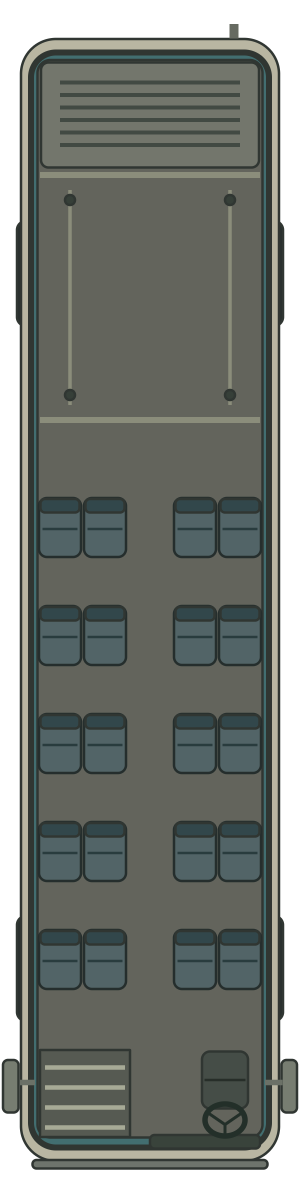
#> input picture dev/art/m4/autobus/layout.png, 600 x 2400 px, given in place of roof-off-v2.png, which was not available (shown at 1/2 size)
$ python compose.py
#> lines starting #> are read from the running program, lines starting #| are printed output that depends on the picture; pictures that were not available may be replaced by others from this repository, and a replacement may not be noted
### dev/art/m4/autobus/frame.py
"""Calibrate generated padding/proportions into the authored bus frame.

The generator emits a wider canvas than the requested 1:4 layout. These are
framing/resampling operations only; no painting or alpha extraction.
"""
from pathlib import Path
from PIL import Image

HERE = Path(__file__).resolve().parent
SIZE = (600,2400)
DEST = (12,48,588,2352)
BODY_X_MAP = [(0,0),(60,42),(540,558),(600,600)]


def frame(source: Path) -> Image.Image:
    image = Image.open(source).convert("RGBA")
    bounds = image.getchannel("A").point(lambda value:255 if value > 8 else 0).getbbox()
    if not bounds:
        raise ValueError("Empty source")
    fitted = image.crop(bounds).resize((DEST[2]-DEST[0],DEST[3]-DEST[1]),Image.Resampling.LANCZOS)
    result = Image.new("RGBA",SIZE)
    result.paste(fitted,DEST[:2])
    # Restore the drawn body's 2.58 m width without clipping its mirrors:
    # expand the body region and compress only the outer mirror margins.
    calibrated = Image.new("RGBA",SIZE)
    for (src_left,dst_left),(src_right,dst_right) in zip(BODY_X_MAP,BODY_X_MAP[1:]):
        band = result.crop((src_left,0,src_right,SIZE[1]))
        band = band.resize((dst_right-dst_left,SIZE[1]),Image.Resampling.LANCZOS)
        calibrated.paste(band,(dst_left,0))
    print({"input":source.name,"size":image.size,"crop":bounds,"destination":DEST})
    return calibrated


def register_edit(source: Path, reference: Image.Image) -> Image.Image:
    """An edit of a calibrated frame needs registration, not a second body warp."""
    image = Image.open(source).convert("RGBA")
    bounds = image.getchannel("A").point(lambda value:255 if value > 8 else 0).getbbox()
    target = reference.getchannel("A").point(lambda value:255 if value > 8 else 0).getbbox()
    fitted = image.crop(bounds).resize((target[2]-target[0],target[3]-target[1]),Image.Resampling.LANCZOS)
    result = Image.new("RGBA",reference.size)
    result.paste(fitted,target[:2])
    print({"edit":source.name,"crop":bounds,"destination":target})
    return result


# [2 lines that do not run on import are left out]

### dev/art/m4/autobus/compose.py
"""Copy a roof over the canonical cutaway; exterior pixels stay shared verbatim."""
import sys
from pathlib import Path
from PIL import Image, ImageChops, ImageDraw

sys.dont_write_bytecode = True
from frame import HERE, frame, register_edit

BASE_ROOF = (65,112,535,2225)
FRONT_EDIT = (62,1930,538,2260)
ROOF = (62,112,538,2260)
FEATHER = 6


def rounded_mask(size, bounds):
    mask = Image.new("L",size)
    draw = ImageDraw.Draw(mask)
    x0,y0,x1,y1 = bounds
    for inset in range(FEATHER+1):
        draw.rounded_rectangle((x0+inset,y0+inset,x1-inset-1,y1-inset-1),
                               radius=max(1,35-inset),fill=round(255*inset/FEATHER))
    return mask


def compose():
    opened = frame(HERE / "roof-off-v2.png")
#> in frame, image is the input picture: PIL image 600x2400 RGBA; mean R, G, B, A 76.2, 80.7, 75.3, 210.6
#> in frame, `bounds = image.getchannel("A").point(lambda value:255 if value > 8 els..`: bounds = (3, 48, 597, 2340)
#> in frame, `result = Image.new("RGBA",SIZE)`: result: PIL image 600x2400 RGBA; every value is 0
#| {'input': 'roof-off-v2.png', 'size': (600, 2400), 'crop': (3, 48, 597, 2340), 'destination': (12, 48, 588, 2352)}
    roof = frame(HERE / "roof-on-v1.png")
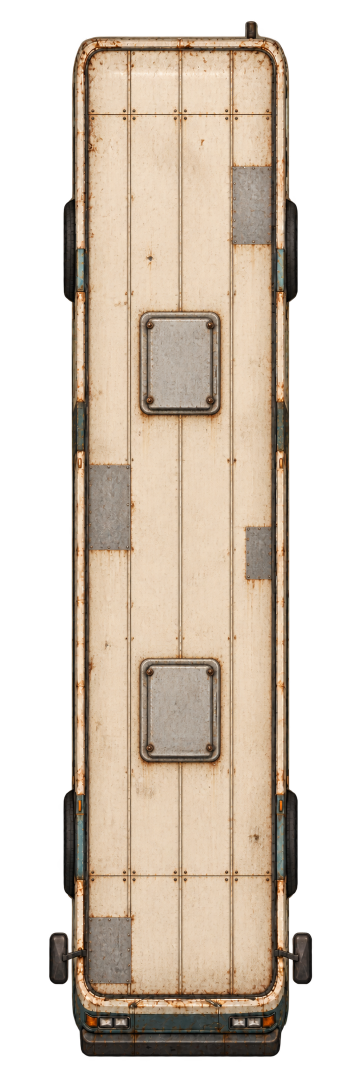
#> input picture dev/art/m4/autobus/roof-on-v1.png, 724 x 2172 px (shown at 1/2 size)
#> in frame, image is the input picture: PIL image 724x2172 RGBA; mean R, G, B, A 107.8, 95.1, 81.3, 145.3
#> in frame (call 2), `bounds = image.getchannel("A").point(lambda value:255 if value > 8 els..`: bounds = (98, 41, 625, 2114)
#> after the loop in frame (call 2), `for (src_left,dst_left),(src_right,dst_right) in zip(BODY_X_MAP,BODY_X..`:
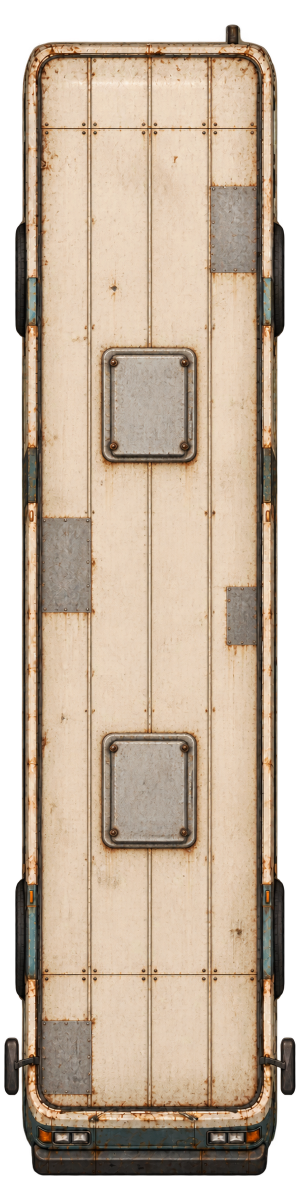
#> calibrated: PIL image 600x2400 RGBA (shown at 1/2 size); mean R, G, B, A 152.3, 134.5, 115.5, 205.7; transparent parts drawn white
#| {'input': 'roof-on-v1.png', 'size': (724, 2172), 'crop': (98, 41, 625, 2114), 'destination': (12, 48, 588, 2352)}
    base_mask = rounded_mask(opened.size,BASE_ROOF)
#> in rounded_mask, `mask = Image.new("L",size)`: mask: PIL image 600x2400 L; every value is 0
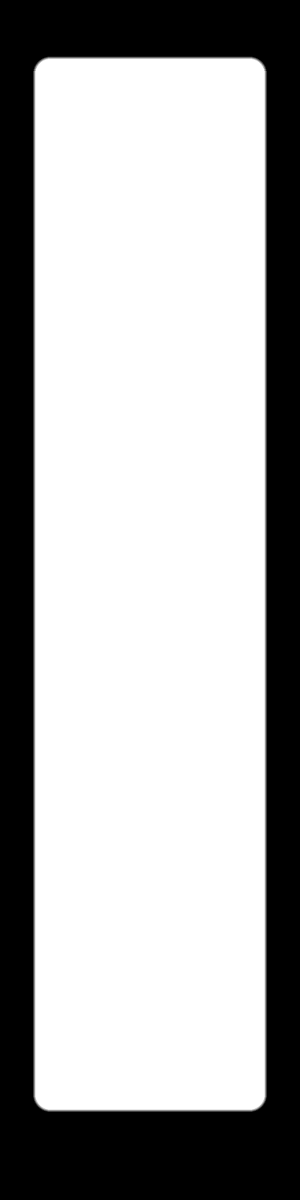
#> base_mask: PIL image 600x2400 L (shown at 1/2 size); min 0, max 255, mean 172.5
    closed = Image.composite(roof,opened,base_mask)
    # Keep the previously accepted roof/rear pixels; only the front architecture
    # comes from the Fishbowl-inspired windshield edit.
    front = register_edit(HERE / "roof-on-windshield-v2.png",closed)
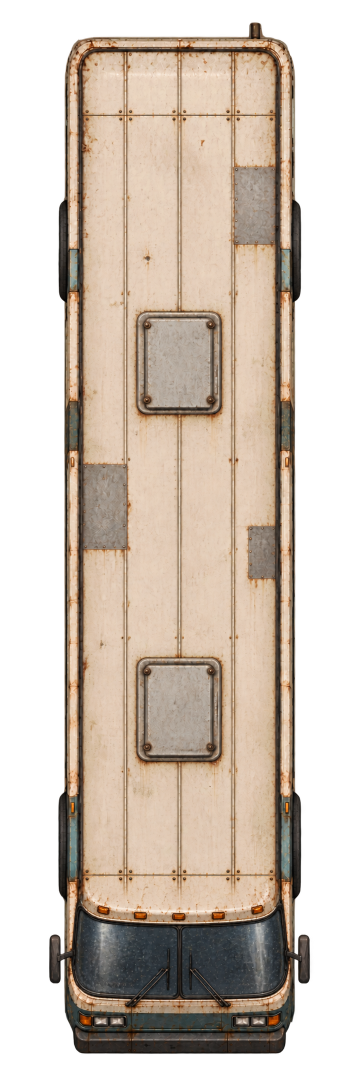
#> input picture dev/art/m4/autobus/roof-on-windshield-v2.png, 724 x 2172 px (shown at 1/2 size)
#> in register_edit, image is the input picture: PIL image 724x2172 RGBA; mean R, G, B, A 107.2, 94.3, 82.2, 152.3
#> in register_edit, `bounds = image.getchannel("A").point(lambda value:255 if value > 8 els..`: bounds = (98, 44, 623, 2108)
#> in register_edit, `target = reference.getchannel("A").point(lambda value:255 if value > 8..`: target = (8, 48, 592, 2352)
#> in register_edit, `fitted = image.crop(bounds).resize((target[2]-target[0],target[3]-targ..`:
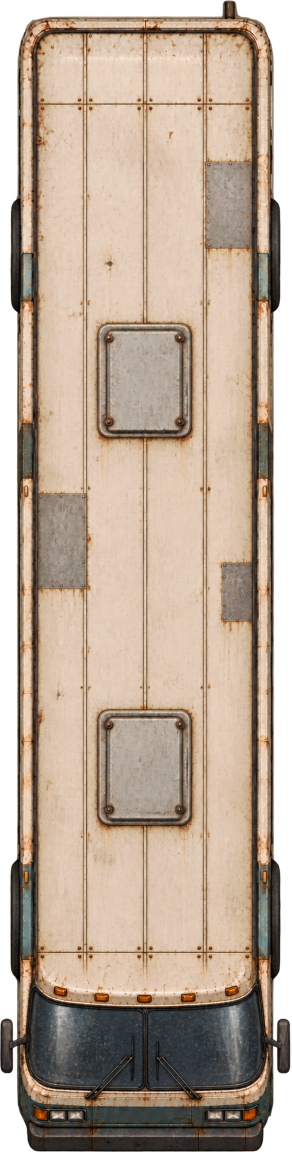
#> fitted: PIL image 584x2304 RGBA (shown at 1/2 size); mean R, G, B, A 155, 136.5, 119.1, 221; transparent parts drawn white
#| {'edit': 'roof-on-windshield-v2.png', 'crop': (98, 44, 623, 2108), 'destination': (8, 48, 592, 2352)}
    front_mask = rounded_mask(opened.size,FRONT_EDIT)
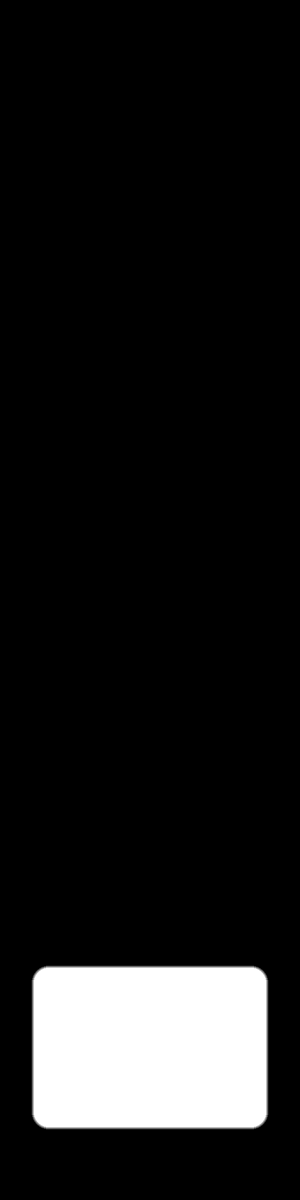
#> front_mask: PIL image 600x2400 L (shown at 1/2 size); min 0, max 255, mean 26.7
    closed = Image.composite(front,closed,front_mask)
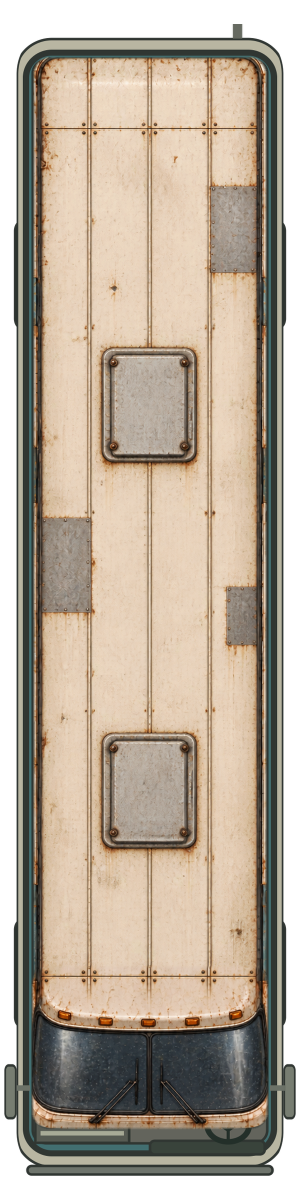
#> closed: PIL image 600x2400 RGBA (shown at 1/2 size); mean R, G, B, A 145.1, 132, 115.6, 214.7; transparent parts drawn white
    mask = ImageChops.lighter(base_mask,front_mask)
    # The roof edit varies nominally solid alpha by a few /255. Retain the
    # canonical cutaway's complete alpha map, including its original margins.
    closed.putalpha(opened.getchannel("A"))
    return opened,closed,mask


if __name__ == "__main__":
    opened,closed,mask = compose()
    opened.save(HERE / "roof-off-native.png")
    closed.save(HERE / "roof-on-native.png")
    mask.save(HERE / "roof-mask.png")
    opened.save(HERE.parent / "in/wnetrza/autobus.png")
    closed.save(HERE.parent / "in/pojazdy/autobus.png")
